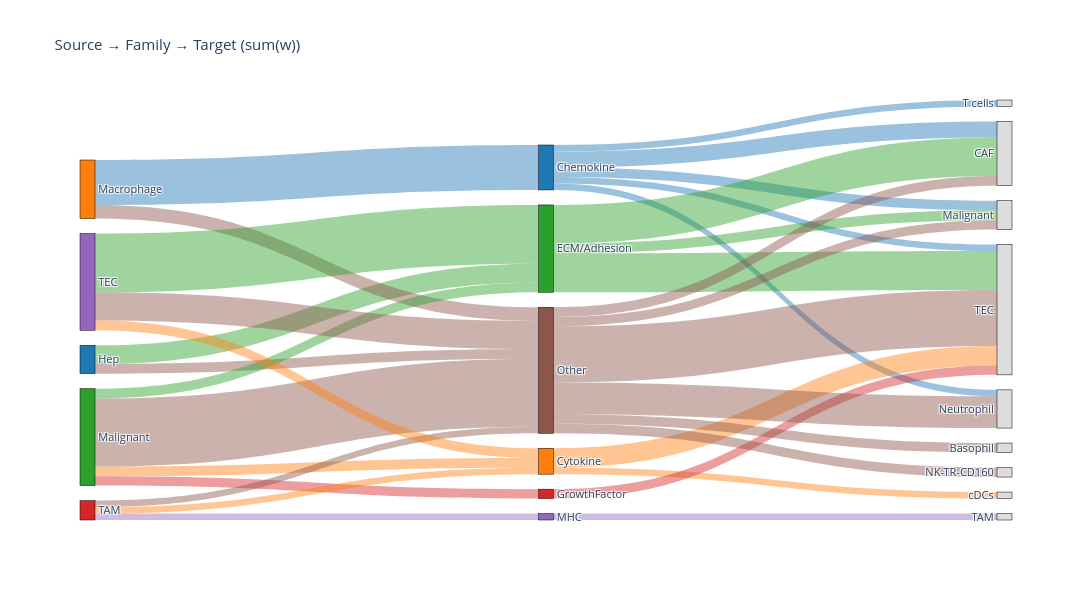
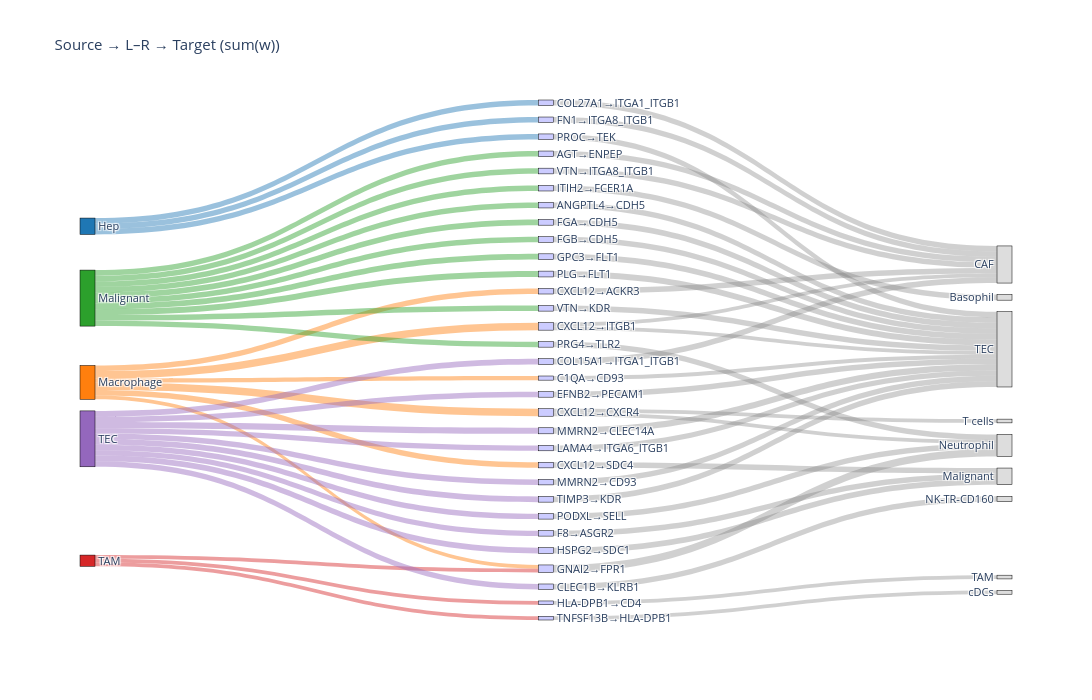

Notebook source saved alongside these figures, in order:
### Code cell
# --- elige el universo de interacciones ---
# si ya construiste tu TOP por Jaccard:
#df_use = df_top.copy()
# (alternativa más amplia)
df_use = dff.copy()

# --- define los sources que quieres mostrar ---
sources_wanted = ['Malignant cells','TECs','TAMs','Hepatocytes','Macrophages']

# --- Sankey Source→Family→Target (como Imagen 2) ---
fig1 = sankey_from_df(
    df_use,
    mode='family',                 # familia (Chemokine, ECM/Adhesion, etc.)
    sources_wanted=sources_wanted, # filtra a esos sources
    min_flow=0.0,                  # puedes subirlo p.ej. 0.02 para quitar hilos finos
    limit_mid=8,                   # máximo nº de familias a mostrar
    title='Source → Family → Target (sum(w))',
    figure_size=(1100, 600)
)
fig1.show()

# --- (opcional) Sankey Source→Ligand–Receptor→Target ---
fig2 = sankey_from_df(
    df_use,
    mode='lr',                     # ahora cada nodo medio es un par L–R
    sources_wanted=sources_wanted,
    min_flow=0.0,
    limit_mid=50,                  # nº máximo de pares L–R a mostrar
    title='Source → L–R → Target (sum(w))',
    figure_size=(1300, 700)
)
fig2.show()

# Guardado (si quieres archivo):
fig1.write_html("AllInteractions_sankey_family.html", include_plotlyjs="cdn")
fig2.write_html("AllInteractions_sankey_lr.html", include_plotlyjs="cdn")

### Figure 1 — Plotly figure (JSON) as saved in the notebook; plotly's stock layout.template omitted (floating-point values rounded to 4 significant figures)
{"data": [{"link": {"color": ["rgba(44,160,44,0.45)", "rgba(140,86,75,0.45)", "rgba(31,119,180,0.45)", "rgba(140,86,75,0.45)", "rgba(255,127,14,0.45)", "rgba(44,160,44,0.45)", "rgba(214,39,40,0.45)", "rgba(140,86,75,0.45)", "rgba(255,127,14,0.45)", "rgba(148,103,189,0.45)", "rgba(140,86,75,0.45)", "rgba(255,127,14,0.45)", "rgba(44,160,44,0.45)", "rgba(140,86,75,0.45)", "rgba(31,119,180,0.45)", "rgba(31,119,180,0.45)", "rgba(31,119,180,0.45)", "rgba(31,119,180,0.45)", "rgba(31,119,180,0.45)", "rgba(255,127,14,0.45)", "rgba(255,127,14,0.45)", "rgba(44,160,44,0.45)", "rgba(44,160,44,0.45)", "rgba(44,160,44,0.45)", "rgba(214,39,40,0.45)", "rgba(148,103,189,0.45)", "rgba(140,86,75,0.45)", "rgba(140,86,75,0.45)", "rgba(140,86,75,0.45)", "rgba(140,86,75,0.45)", "rgba(140,86,75,0.45)", "rgba(140,86,75,0.45)"], "label": ["Hep → ECM/Adhesion: w=1.740", "Hep → Other: w=0.887", "Macrophage → Chemokine: w=4.168", "Macrophage → Other: w=1.265", "Malignant → Cytokine: w=0.891", "Malignant → ECM/Adhesion: w=0.916", "Malignant → GrowthFactor: w=0.868", "Malignant → Other: w=6.318", "TAM → Cytokine: w=0.600", "TAM → MHC: w=0.600", "TAM → Other: w=0.600", "TEC → Cytokine: w=0.912", "TEC → ECM/Adhesion: w=5.444", "TEC → Other: w=2.614", "Chemokine → CAF: w=1.485", "Chemokine → Malignant: w=0.883", "Chemokine → Neutrophil: w=0.600", "Chemokine → T cells: w=0.600", "Chemokine → TEC: w=0.600", "Cytokine → TEC: w=1.804", "Cytokine → cDCs: w=0.600", "ECM/Adhesion → CAF: w=3.577", "ECM/Adhesion → Malignant: w=0.921", "ECM/Adhesion → TEC: w=3.601", "GrowthFactor → TEC: w=0.868", "MHC → TAM: w=0.600", "Other → Basophil: w=0.892", "Other → CAF: w=0.896", "Other → Malignant: w=0.876", "Other → NK-TR-CD160: w=0.871", "Other → Neutrophil: w=2.942", "Other → TEC: w=5.208"], "source": [0, 0, 1, 1, 2, 2, 2, 2, 3, 3, 3, 4, 4, 4, 5, 5, 5, 5, 5, 6, 6, 7, 7, 7, 8, 9, 10, 10, 10, 10, 10, 10], "target": [7, 10, 5, 10, 6, 7, 8, 10, 6, 9, 10, 6, 7, 10, 12, 13, 15, 16, 18, 18, 19, 12, 13, 18, 18, 17, 11, 12, 13, 14, 15, 18], "value": [1.74, 0.8875, 4.168, 1.265, 0.8913, 0.9158, 0.8677, 6.318, 0.6001, 0.6001, 0.6001, 0.9124, 5.444, 2.614, 1.485, 0.8831, 0.6001, 0.6001, 0.6001, 1.804, 0.6001, 3.577, 0.9207, 3.601, 0.8677, 0.6001, 0.8918, 0.8958, 0.8761, 0.8708, 2.942, 5.208]}, "node": {"color": ["#1f77b4", "#ff7f0e", "#2ca02c", "#d62728", "#9467bd", "#1f77b4", "#ff7f0e", "#2ca02c", "#d62728", "#9467bd", "#8c564b", "#dddddd", "#dddddd", "#dddddd", "#dddddd", "#dddddd", "#dddddd", "#dddddd", "#dddddd", "#dddddd"], "label": ["Hep", "Macrophage", "Malignant", "TAM", "TEC", "Chemokine", "Cytokine", "ECM/Adhesion", "GrowthFactor", "MHC", "Other", "Basophil", "CAF", "Malignant", "NK-TR-CD160", "Neutrophil", "T cells", "TAM", "TEC", "cDCs"], "line": {"color": "black", "width": 0.5}, "pad": 15, "thickness": 15}, "type": "sankey", "valueformat": ".3f", "valuesuffix": ""}], "layout": {"font": {"size": 11}, "height": 600, "title": {"text": "Source → Family → Target (sum(w))"}, "width": 1100}}

### Figure 2 — Plotly figure (JSON) as saved in the notebook; plotly's stock layout.template omitted (floating-point values rounded to 4 significant figures)
{"data": [{"link": {"color": ["rgba(31,119,180,0.45)", "rgba(31,119,180,0.45)", "rgba(31,119,180,0.45)", "rgba(255,127,14,0.45)", "rgba(255,127,14,0.45)", "rgba(255,127,14,0.45)", "rgba(255,127,14,0.45)", "rgba(255,127,14,0.45)", "rgba(255,127,14,0.45)", "rgba(44,160,44,0.45)", "rgba(44,160,44,0.45)", "rgba(44,160,44,0.45)", "rgba(44,160,44,0.45)", "rgba(44,160,44,0.45)", "rgba(44,160,44,0.45)", "rgba(44,160,44,0.45)", "rgba(44,160,44,0.45)", "rgba(44,160,44,0.45)", "rgba(44,160,44,0.45)", "rgba(214,39,40,0.45)", "rgba(214,39,40,0.45)", "rgba(214,39,40,0.45)", "rgba(148,103,189,0.45)", "rgba(148,103,189,0.45)", "rgba(148,103,189,0.45)", "rgba(148,103,189,0.45)", "rgba(148,103,189,0.45)", "rgba(148,103,189,0.45)", "rgba(148,103,189,0.45)", "rgba(148,103,189,0.45)", "rgba(148,103,189,0.45)", "rgba(148,103,189,0.45)", "rgba(120,120,120,0.35)", "rgba(120,120,120,0.35)", "rgba(120,120,120,0.35)", "rgba(120,120,120,0.35)", "rgba(120,120,120,0.35)", "rgba(120,120,120,0.35)", "rgba(120,120,120,0.35)", "rgba(120,120,120,0.35)", "rgba(120,120,120,0.35)", "rgba(120,120,120,0.35)", "rgba(120,120,120,0.35)", "rgba(120,120,120,0.35)", "rgba(120,120,120,0.35)", "rgba(120,120,120,0.35)", "rgba(120,120,120,0.35)", "rgba(120,120,120,0.35)", "rgba(120,120,120,0.35)", "rgba(120,120,120,0.35)", "rgba(120,120,120,0.35)", "rgba(120,120,120,0.35)", "rgba(120,120,120,0.35)", "rgba(120,120,120,0.35)", "rgba(120,120,120,0.35)", "rgba(120,120,120,0.35)", "rgba(120,120,120,0.35)", "rgba(120,120,120,0.35)", "rgba(120,120,120,0.35)", "rgba(120,120,120,0.35)", "rgba(120,120,120,0.35)", "rgba(120,120,120,0.35)", "rgba(120,120,120,0.35)", "rgba(120,120,120,0.35)", "rgba(120,120,120,0.35)"], "label": ["Hep → COL27A1→ITGA1_ITGB1: w=0.878", "Hep → FN1→ITGA8_ITGB1: w=0.862", "Hep → PROC→TEK: w=0.887", "Macrophage → C1QA→CD93: w=0.665", "Macrophage → CXCL12→ACKR3: w=0.885", "Macrophage → CXCL12→CXCR4: w=1.200", "Macrophage → CXCL12→ITGB1: w=1.200", "Macrophage → CXCL12→SDC4: w=0.883", "Macrophage → GNAI2→FPR1: w=0.600", "Malignant → AGT→ENPEP: w=0.896", "Malignant → ANGPTL4→CDH5: w=0.868", "Malignant → FGA→CDH5: w=0.911", "Malignant → FGB→CDH5: w=0.890", "Malignant → GPC3→FLT1: w=0.919", "Malignant → ITIH2→FCER1A: w=0.892", "Malignant → PLG→FLT1: w=0.936", "Malignant → PRG4→TLR2: w=0.874", "Malignant → VTN→ITGA8_ITGB1: w=0.916", "Malignant → VTN→KDR: w=0.891", "TAM → GNAI2→FPR1: w=0.600", "TAM → HLA-DPB1→CD4: w=0.600", "TAM → TNFSF13B→HLA-DPB1: w=0.600", "TEC → CLEC1B→KLRB1: w=0.871", "TEC → COL15A1→ITGA1_ITGB1: w=0.922", "TEC → EFNB2→PECAM1: w=0.879", "TEC → F8→ASGR2: w=0.876", "TEC → HSPG2→SDC1: w=0.921", "TEC → LAMA4→ITGA6_ITGB1: w=0.871", "TEC → MMRN2→CD93: w=0.880", "TEC → MMRN2→CLEC14A: w=0.971", "TEC → PODXL→SELL: w=0.868", "TEC → TIMP3→KDR: w=0.912", "AGT→ENPEP → CAF: w=0.896", "ANGPTL4→CDH5 → TEC: w=0.868", "C1QA→CD93 → TEC: w=0.665", "CLEC1B→KLRB1 → NK-TR-CD160: w=0.871", "COL15A1→ITGA1_ITGB1 → CAF: w=0.922", "COL27A1→ITGA1_ITGB1 → CAF: w=0.878", "CXCL12→ACKR3 → CAF: w=0.885", "CXCL12→CXCR4 → Neutrophil: w=0.600", "CXCL12→CXCR4 → T cells: w=0.600", "CXCL12→ITGB1 → CAF: w=0.600", "CXCL12→ITGB1 → TEC: w=0.600", "CXCL12→SDC4 → Malignant: w=0.883", "EFNB2→PECAM1 → TEC: w=0.879", "F8→ASGR2 → Malignant: w=0.876", "FGA→CDH5 → TEC: w=0.911", "FGB→CDH5 → TEC: w=0.890", "FN1→ITGA8_ITGB1 → CAF: w=0.862", "GNAI2→FPR1 → Neutrophil: w=1.200", "GPC3→FLT1 → TEC: w=0.919", "HLA-DPB1→CD4 → TAM: w=0.600", "HSPG2→SDC1 → Malignant: w=0.921", "ITIH2→FCER1A → Basophil: w=0.892", "LAMA4→ITGA6_ITGB1 → TEC: w=0.871", "MMRN2→CD93 → TEC: w=0.880", "MMRN2→CLEC14A → TEC: w=0.971", "PLG→FLT1 → TEC: w=0.936", "PODXL→SELL → Neutrophil: w=0.868", "PRG4→TLR2 → Neutrophil: w=0.874", "PROC→TEK → TEC: w=0.887", "TIMP3→KDR → TEC: w=0.912", "TNFSF13B→HLA-DPB1 → cDCs: w=0.600", "VTN→ITGA8_ITGB1 → CAF: w=0.916", "VTN→KDR → TEC: w=0.891"], "source": [0, 0, 0, 1, 1, 1, 1, 1, 1, 2, 2, 2, 2, 2, 2, 2, 2, 2, 2, 3, 3, 3, 4, 4, 4, 4, 4, 4, 4, 4, 4, 4, 5, 6, 7, 8, 9, 10, 11, 12, 12, 13, 13, 14, 15, 16, 17, 18, 19, 20, 21, 22, 23, 24, 25, 26, 27, 28, 29, 30, 31, 32, 33, 34, 35], "target": [10, 19, 31, 7, 11, 12, 13, 14, 20, 5, 6, 17, 18, 21, 24, 28, 30, 34, 35, 20, 22, 33, 8, 9, 15, 16, 23, 25, 26, 27, 29, 32, 37, 43, 43, 39, 37, 37, 37, 40, 41, 37, 43, 38, 43, 38, 43, 43, 37, 40, 43, 42, 38, 36, 43, 43, 43, 43, 40, 40, 43, 43, 44, 37, 43], "value": [0.8776, 0.8622, 0.8875, 0.6654, 0.8846, 1.2, 1.2, 0.8831, 0.6001, 0.8958, 0.8677, 0.9105, 0.89, 0.9194, 0.8918, 0.9356, 0.8745, 0.9158, 0.8913, 0.6001, 0.6001, 0.6001, 0.8708, 0.9216, 0.8792, 0.8761, 0.9207, 0.871, 0.8797, 0.9714, 0.8675, 0.9124, 0.8958, 0.8677, 0.6654, 0.8708, 0.9216, 0.8776, 0.8846, 0.6001, 0.6001, 0.6001, 0.6001, 0.8831, 0.8792, 0.8761, 0.9105, 0.89, 0.8622, 1.2, 0.9194, 0.6001, 0.9207, 0.8918, 0.871, 0.8797, 0.9714, 0.9356, 0.8675, 0.8745, 0.8875, 0.9124, 0.6001, 0.9158, 0.8913]}, "node": {"color": ["#1f77b4", "#ff7f0e", "#2ca02c", "#d62728", "#9467bd", "#ccccff", "#ccccff", "#ccccff", "#ccccff", "#ccccff", "#ccccff", "#ccccff", "#ccccff", "#ccccff", "#ccccff", "#ccccff", "#ccccff", "#ccccff", "#ccccff", "#ccccff", "#ccccff", "#ccccff", "#ccccff", "#ccccff", "#ccccff", "#ccccff", "#ccccff", "#ccccff", "#ccccff", "#ccccff", "#ccccff", "#ccccff", "#ccccff", "#ccccff", "#ccccff", "#ccccff", "#dddddd", "#dddddd", "#dddddd", "#dddddd", "#dddddd", "#dddddd", "#dddddd", "#dddddd", "#dddddd"], "label": ["Hep", "Macrophage", "Malignant", "TAM", "TEC", "AGT→ENPEP", "ANGPTL4→CDH5", "C1QA→CD93", "CLEC1B→KLRB1", "COL15A1→ITGA1_ITGB1", "COL27A1→ITGA1_ITGB1", "CXCL12→ACKR3", "CXCL12→CXCR4", "CXCL12→ITGB1", "CXCL12→SDC4", "EFNB2→PECAM1", "F8→ASGR2", "FGA→CDH5", "FGB→CDH5", "FN1→ITGA8_ITGB1", "GNAI2→FPR1", "GPC3→FLT1", "HLA-DPB1→CD4", "HSPG2→SDC1", "ITIH2→FCER1A", "LAMA4→ITGA6_ITGB1", "MMRN2→CD93", "MMRN2→CLEC14A", "PLG→FLT1", "PODXL→SELL", "PRG4→TLR2", "PROC→TEK", "TIMP3→KDR", "TNFSF13B→HLA-DPB1", "VTN→ITGA8_ITGB1", "VTN→KDR", "Basophil", "CAF", "Malignant", "NK-TR-CD160", "Neutrophil", "T cells", "TAM", "TEC", "cDCs"], "line": {"color": "black", "width": 0.5}, "pad": 15, "thickness": 15}, "type": "sankey", "valueformat": ".3f", "valuesuffix": ""}], "layout": {"font": {"size": 11}, "height": 700, "title": {"text": "Source → L–R → Target (sum(w))"}, "width": 1300}}
